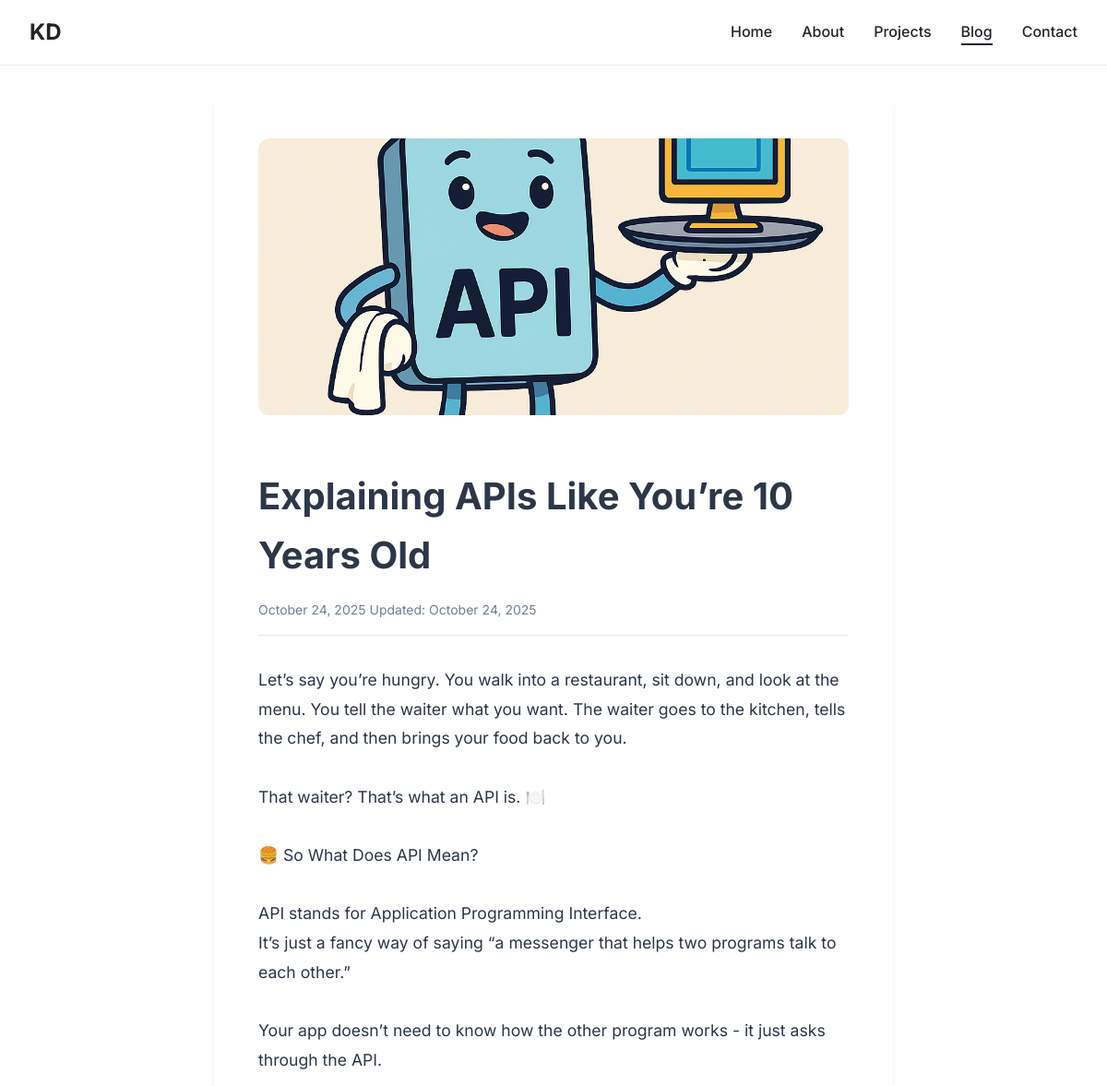
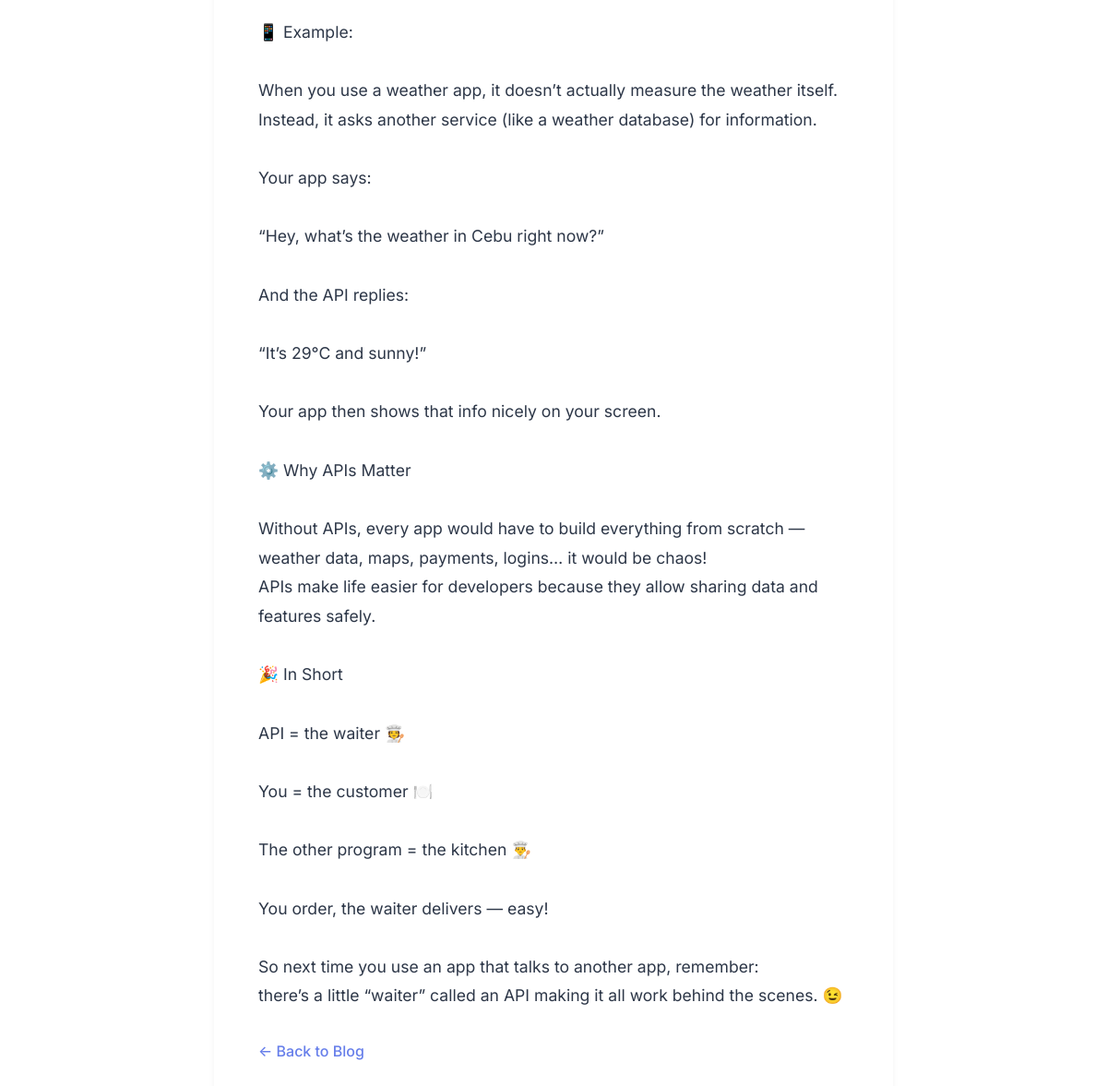
The page /blog/1 on the database its author committed (2 pictures, top to bottom).
### app.py (models this page shows)
class BlogPost(db.Model):
    id = db.Column(db.Integer, primary_key=True)
    title = db.Column(db.String(200), nullable=False)
    content = db.Column(db.Text, nullable=False)
    excerpt = db.Column(db.String(300), nullable=True)
    image_filename = db.Column(db.String(255), nullable=True)
    created_at = db.Column(db.DateTime, default=datetime.utcnow)
    updated_at = db.Column(db.DateTime, default=datetime.utcnow, onupdate=datetime.utcnow)
    published = db.Column(db.Boolean, default=True)

### app.py (the view)
@app.route('/blog/<int:post_id>')
def blog_post(post_id):
    post = BlogPost.query.get_or_404(post_id)
    return render_template('blog_post.html', post=post)

### templates/blog_post.html (shortened to what this page needs)
<!DOCTYPE html>
<html lang="en">
<head>
    <link rel="stylesheet" href="{{ url_for('static', filename='css/style.css') }}">
</head>
<body>
    <nav class="navbar">
        <div class="nav-container">
            <div class="nav-logo">
                <a href="/">KD</a>
            </div>
            <ul class="nav-menu">
                <li class="nav-item">
                    <a href="/home" class="nav-link">Home</a>
                </li>
                <li class="nav-item">
                    <a href="/about" class="nav-link">About</a>
                </li>
                <li class="nav-item">
                    <a href="/projects" class="nav-link">Projects</a>
                </li>
                <li class="nav-item">
                    <a href="/blog" class="nav-link active">Blog</a>
                </li>
                <li class="nav-item">
                    <a href="/contact" class="nav-link">Contact</a>
                </li>
            </ul>
        </div>
    </nav>
    <main class="main-content">
        <div class="blog-post-container">
            <article class="blog-post-full">
                {% if post.image_filename %}
                    <div class="post-featured-image">
                        <img src="/uploads/{{ post.image_filename }}" alt="{{ post.title }}" class="main-featured-image">
                    </div>
                {% endif %}
                <div class="post-header">
                    <h1 class="post-title">{{ post.title }}</h1>
                    <div class="post-meta">
                        <span class="post-date">{{ post.created_at.strftime('%B %d, %Y') }}</span>
                        {% if post.updated_at != post.created_at %}
                            <span class="post-updated">Updated: {{ post.updated_at.strftime('%B %d, %Y') }}</span>
                        {% endif %}
                    </div>
                </div>
                <div class="post-content">
                    {{ post.content | replace('\n', '<br>') | safe }}
                </div>
                <div class="post-footer">
                    <a href="/blog" class="back-to-blog">← Back to Blog</a>
                </div>
            </article>
        </div>
    </main>
</body>
</html>

### static/css/style.css (style rules this page uses)
* { margin: 0; padding: 0; box-sizing: border-box; }
:root { --primary-white: #ffffff; --secondary-white: #f8f9fa; --light-gray: #e9ecef; --medium-gray: #6c757d; --dark-gray: #495057; --primary-black: #212529; --secondary-black: #343a40; --accent-black: #000000; --transition: all 0.3s cubic-bezier(0.4, 0, 0.2, 1); --shadow: 0 4px 6px -1px rgba(0, 0, 0, 0.1), 0 2px 4px -1px rgba(0, 0, 0, 0.06); --shadow-lg: 0 10px 15px -3px rgba(0, 0, 0, 0.1), 0 4px 6px -2px rgba(0, 0, 0, 0.05); }
body { font-family: 'Inter', -apple-system, BlinkMacSystemFont, 'Segoe UI', Roboto, sans-serif; line-height: 1.6; color: var(--primary-black); background-color: var(--primary-white); overflow-x: hidden; }
.navbar { position: fixed; top: 0; left: 0; width: 100%; background: rgba(255, 255, 255, 0.95); backdrop-filter: blur(10px); border-bottom: 1px solid var(--light-gray); z-index: 1000; transition: var(--transition); }
.nav-container { max-width: 1200px; margin: 0 auto; padding: 0 2rem; display: flex; justify-content: space-between; align-items: center; height: 70px; }
.nav-logo a { font-size: 1.5rem; font-weight: 700; color: var(--primary-black); text-decoration: none; transition: var(--transition); }
.nav-menu { display: flex; list-style: none; gap: 2rem; }
.nav-link { color: var(--primary-black); text-decoration: none; font-weight: 500; transition: var(--transition); position: relative; }
.nav-link:hover, .nav-link.active { color: var(--primary-black); }
.nav-link::after { content: ''; position: absolute; bottom: -5px; left: 0; width: 0; height: 2px; background: var(--primary-black); transition: var(--transition); }
.nav-link:hover::after, .nav-link.active::after { width: 100%; }
.main-content { margin-top: 70px; }
html { scroll-behavior: smooth; }
.post-meta { color: #718096; font-size: 0.875rem; margin-bottom: 0.5rem; }
.post-date { color: #718096; font-size: 0.875rem; margin-bottom: 1rem; }
.blog-post-container { max-width: 800px; margin: 0 auto; padding: 2rem; }
.blog-post-full { background: white; padding: 3rem; border-radius: 12px; box-shadow: 0 4px 6px rgba(0, 0, 0, 0.05); }
.blog-post-full .post-title { font-size: 2.5rem; font-weight: 700; color: #2d3748; margin-bottom: 1rem; }
.blog-post-full .post-meta { color: #718096; margin-bottom: 2rem; padding-bottom: 1rem; border-bottom: 1px solid #e2e8f0; }
.post-content { color: #2d3748; line-height: 1.8; font-size: 1.1rem; margin-bottom: 2rem; }
.back-to-blog { color: #667eea; text-decoration: none; font-weight: 500; }
.main-featured-image { width: 100%; height: 300px; object-fit: cover; border-radius: 12px; margin-bottom: 2rem; }
.post-featured-image { margin-bottom: 1rem; }

### rows shown on the page
BlogPost: image_filename (picture), title "Explaining APIs Like You’re 10 Years Old", created_at "October 24, 2025", updated_at "October 24, 2025", content "Let’s say you’re hungry. You walk into a restaurant, sit down, and look at the menu. You tell the waiter what you want. The waiter goes to the kitchen, tells the chef, and then brings your food back to you. That waiter? That’s what an API is. 🍽️ 🍔 So What Does API Mean? API stands for Application Programming Interface. It’s just a fancy way of saying “a messenger that helps two programs talk to each other.” Your app doesn’t need to know how the other program works - it just asks through the API. 📱 Example: When you use a weather app, it doesn’t actually measure the weather itself. Instead, it asks another service (like a weather database) for information. Your app says: “Hey, what’s the…"
